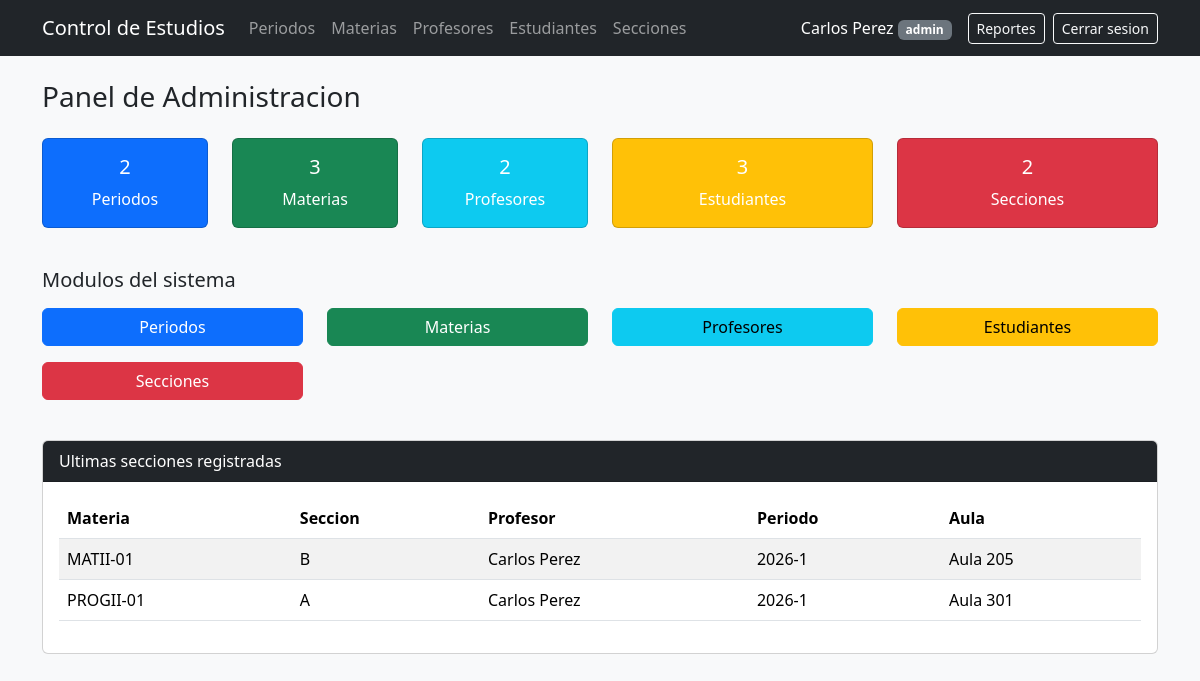
Page /dashboard/index (signed in) on the committed database.
### tables this page shows
CREATE TABLE secciones (
    id INT AUTO_INCREMENT PRIMARY KEY,
    materia_id INT NOT NULL,
    profesor_id INT NOT NULL,
    periodo_id INT NOT NULL,
    codigo_seccion VARCHAR(10) NOT NULL,
    aula VARCHAR(30) NULL,
    horario VARCHAR(100) NULL,
    created_at TIMESTAMP DEFAULT CURRENT_TIMESTAMP,
    CONSTRAINT fk_seccion_materia FOREIGN KEY (materia_id)
        REFERENCES materias(id) ON DELETE RESTRICT ON UPDATE CASCADE,
    CONSTRAINT fk_seccion_profesor FOREIGN KEY (profesor_id)
        REFERENCES profesores(id) ON DELETE RESTRICT ON UPDATE CASCADE,
    CONSTRAINT fk_seccion_periodo FOREIGN KEY (periodo_id)
        REFERENCES periodos(id) ON DELETE RESTRICT ON UPDATE CASCADE,
    CONSTRAINT uk_seccion_periodo UNIQUE (materia_id, periodo_id, codigo_seccion)
);

CREATE TABLE materias (
    id INT AUTO_INCREMENT PRIMARY KEY,
    codigo VARCHAR(20) NOT NULL UNIQUE,
    nombre VARCHAR(100) NOT NULL,
    creditos INT NOT NULL DEFAULT 3,
    descripcion TEXT NULL,
    created_at TIMESTAMP DEFAULT CURRENT_TIMESTAMP
);

CREATE TABLE periodos (
    id INT AUTO_INCREMENT PRIMARY KEY,
    nombre VARCHAR(20) NOT NULL UNIQUE,
    estado ENUM('activo', 'cerrado') NOT NULL DEFAULT 'activo',
    created_at TIMESTAMP DEFAULT CURRENT_TIMESTAMP
);

### app/Controllers/DashboardController.php (called while the page is built, shortened)
<?php
class DashboardController
{
    private Periodo $modelPeriodo;
    private Materia $modelMateria;
    private Profesor $modelProfesor;
    private Estudiante $modelEstudiante;
    private Seccion $modelSeccion;
    public function __construct()
    {
        $database = new Database();
        $this->modelPeriodo = new Periodo($database->getConnection());
        $this->modelMateria = new Materia($database->getConnection());
        $this->modelProfesor = new Profesor($database->getConnection());
        $this->modelEstudiante = new Estudiante($database->getConnection());
        $this->modelSeccion = new Seccion($database->getConnection());
    }
    public function index(): void
    {
        $rol = $_SESSION['rol'] ?? '';
        if ($rol === 'admin') {
            $periodos = $this->modelPeriodo->obtenerTodos();
            $materias = $this->modelMateria->obtenerTodos();
            $profesores = $this->modelProfesor->obtenerTodos();
            $estudiantes = $this->modelEstudiante->obtenerTodos();
            $secciones = $this->modelSeccion->obtenerTodos();
            $datos = [
                'rol' => $rol,
                'totalPeriodos' => count($periodos),
                'totalMaterias' => count($materias),
                'totalProfesores' => count($profesores),
                'totalEstudiantes' => count($estudiantes),
                'totalSecciones' => count($secciones),
                'periodos' => $periodos,
                'materias' => $materias,
                'profesores' => $profesores,
                'estudiantes' => $estudiantes,
                'secciones' => $secciones
            ];
        }
        require_once __DIR__ . '/../Views/dashboard/index.php';
    }
}

### public/index.php (called while the page is built, shortened)
<?php
$uriSolicitada = parse_url($_SERVER['REQUEST_URI'], PHP_URL_PATH);
$uriDecodificada = urldecode($uriSolicitada);
if (BASE_URL !== '/') {
    $rutaRelativa = str_replace(BASE_URL, '', $uriDecodificada);
} else {
    $rutaRelativa = $uriDecodificada;
}
$rutaRelativa = '/' . ltrim($rutaRelativa, '/');
$uriLimpia = trim($rutaRelativa, '/');
$segmentos = $uriLimpia !== '' ? explode('/', $uriLimpia) : [];
$actionR = $segmentos[1] ?? 'login';
$action = ctype_alnum($actionR) ? $actionR : null;
spl_autoload_register(function ($clase) {
    $prefijo = 'App\\';
    $dir_base = __DIR__ . '/../app/';
    $longitud = strlen($prefijo);
    $clase_relativa = substr($clase, $longitud);
    $archivo = $dir_base . str_replace('\\', '/', $clase_relativa) . '.php';
});
$instanciaControlador = new $nombreClaseControlador();
$instanciaControlador->$action();

### app/Config/Database.php (called while the page is built, shortened)
<?php
class Database
{
    private $host = '127.0.0.1';
    private $db   = 'controlEstudios';
    private $user = 'root';
    private $pass = '';
    private $charset = 'utf8mb4';
    private $pdo;
    private function connect()
    {
        $dsn = "mysql:host={$this->host};dbname={$this->db};charset={$this->charset}";
        $options = [
            PDO::ATTR_ERRMODE            => PDO::ERRMODE_EXCEPTION,
            PDO::ATTR_DEFAULT_FETCH_MODE => PDO::FETCH_ASSOC,
            PDO::ATTR_EMULATE_PREPARES   => false,
        ];
        try {
            $this->pdo = new PDO($dsn, $this->user, $this->pass, $options);
        } catch (PDOException $e) {
            throw new PDOException("Error de conexion: " . $e->getMessage(), (int)$e->getCode());
        }
    }
    public function getConnection()
    {
        return $this->pdo;
    }
}

### app/Models/Periodo.php (called while the page is built, shortened)
<?php
class Periodo
{
    private PDO $db;
    public function __construct(PDO $db)
    {
        $this->db = $db;
    }
    public function obtenerTodos(): array
    {
        $stmt = $this->db->query("
            SELECT *
            FROM periodos
            ORDER BY id DESC
        ");
        return $stmt->fetchAll(PDO::FETCH_ASSOC);
    }
}

### app/Models/Materia.php (called while the page is built, shortened)
<?php
class Materia
{
    private PDO $db;
    public function __construct(PDO $db)
    {
        $this->db = $db;
    }
    public function obtenerTodos(): array
    {
        $stmt = $this->db->query("
            SELECT *
            FROM materias
            ORDER BY id DESC
        ");
        return $stmt->fetchAll(PDO::FETCH_ASSOC);
    }
}

### app/Models/Profesor.php (called while the page is built, shortened)
<?php
class Profesor
{
    private PDO $db;
    public function __construct(PDO $db)
    {
        $this->db = $db;
    }
    public function obtenerTodos(): array
    {
        $stmt = $this->db->query("
            SELECT id, cedula, nombres, apellidos, fecha_nacimiento, genero,
                   direccion, telefono, correo, especialidad, rol,
                   TIMESTAMPDIFF(YEAR, fecha_nacimiento, CURDATE()) as edad
            FROM profesores
            ORDER BY id DESC
        ");
        return $stmt->fetchAll(PDO::FETCH_ASSOC);
    }
}

### app/Models/Estudiante.php (called while the page is built, shortened)
<?php
class Estudiante
{
    private PDO $db;
    public function __construct(PDO $db)
    {
        $this->db = $db;
    }
    public function obtenerTodos(): array
    {
        $stmt = $this->db->query("
            SELECT
                e.id,
                e.cedula,
                e.nombres,
                e.apellidos,
                e.fecha_nacimiento,
                TIMESTAMPDIFF(YEAR, e.fecha_nacimiento, CURDATE()) as edad,
                e.genero,
                e.direccion,
                e.telefono,
                e.correo,
                e.carrera,
                e.seccion_id,
                s.codigo_seccion,
                m.nombre as materia_nombre,
                m.codigo as materia_codigo
            FROM estudiantes e
            LEFT JOIN secciones s ON e.seccion_id = s.id
            LEFT JOIN materias m ON s.materia_id = m.id
            ORDER BY e.id DESC
        ");
        return $stmt->fetchAll(PDO::FETCH_ASSOC);
    }
}

### app/Models/Seccion.php (called while the page is built, shortened)
<?php
class Seccion
{
    private PDO $db;
    public function __construct(PDO $db)
    {
        $this->db = $db;
    }
    public function obtenerTodos(): array
    {
        $stmt = $this->db->query("
            SELECT
                s.id,
                s.codigo_seccion,
                s.aula,
                s.horario,
                m.id as materia_id,
                m.codigo as materia_codigo,
                m.nombre as materia_nombre,
                p.id as profesor_id,
                CONCAT(p.nombres, ' ', p.apellidos) as profesor_nombre,
                pe.id as periodo_id,
                pe.nombre as periodo_nombre
            FROM secciones s
            INNER JOIN materias m ON s.materia_id = m.id
            INNER JOIN profesores p ON s.profesor_id = p.id
            INNER JOIN periodos pe ON s.periodo_id = pe.id
            ORDER BY s.id DESC
        ");
        return $stmt->fetchAll(PDO::FETCH_ASSOC);
    }
}

### app/Views/dashboard/index.php (the view, shortened to what this page needs)
<?php
require __DIR__ . '/../partials/header.php';
?>
<body class="bg-light">
    <nav class="navbar navbar-expand-lg navbar-dark bg-dark">
        <div class="container">
            <a class="navbar-brand" href="<?= BASE_URL ?>dashboard/index">
                Control de Estudios
            </a>
            <div class="collapse navbar-collapse" id="menuPrincipal">
                <ul class="navbar-nav me-auto mb-2 mb-lg-0">
                    <?php if ($datos['rol'] === 'admin'): ?>
                        <li class="nav-item">
                            <a class="nav-link" href="<?= BASE_URL ?>periodo/index">Periodos</a>
                        </li>
                        <li class="nav-item">
                            <a class="nav-link" href="<?= BASE_URL ?>materia/index">Materias</a>
                        </li>
                        <li class="nav-item">
                            <a class="nav-link" href="<?= BASE_URL ?>profesor/index">Profesores</a>
                        </li>
                        <li class="nav-item">
                            <a class="nav-link" href="<?= BASE_URL ?>estudiante/index">Estudiantes</a>
                        </li>
                        <li class="nav-item">
                            <a class="nav-link" href="<?= BASE_URL ?>seccion/index">Secciones</a>
                        </li>
                    <?php endif; ?>
                </ul>
                <div class="d-flex align-items-center">
                    <span class="text-white me-3">
                        <?= htmlspecialchars($_SESSION['nombre'] ?? 'Usuario') ?>
                        <span class="badge bg-secondary"><?= htmlspecialchars($_SESSION['rol'] ?? '') ?></span>
                    </span>
                    <a href="<?= BASE_URL ?>reporte/index" class="btn btn-outline-light btn-sm me-2">
                        Reportes
                    </a>
                    <a href="<?= BASE_URL ?>auth/logout" class="btn btn-outline-light btn-sm">
                        Cerrar sesion
                    </a>
                </div>
            </div>
        </div>
    </nav>
    <div class="container mt-4">
        <?php if ($datos['rol'] === 'admin'): ?>
            <h3 class="mb-4">Panel de Administracion</h3>
            <div class="row mb-4">
                <div class="col-md-2 mb-3">
                    <div class="card text-white bg-primary">
                        <div class="card-body text-center">
                            <h5 class="card-title"><?= $datos['totalPeriodos'] ?></h5>
                            <p class="card-text mb-0">Periodos</p>
                        </div>
                    </div>
                </div>
                <div class="col-md-2 mb-3">
                    <div class="card text-white bg-success">
                        <div class="card-body text-center">
                            <h5 class="card-title"><?= $datos['totalMaterias'] ?></h5>
                            <p class="card-text mb-0">Materias</p>
                        </div>
                    </div>
                </div>
                <div class="col-md-2 mb-3">
                    <div class="card text-white bg-info">
                        <div class="card-body text-center">
                            <h5 class="card-title"><?= $datos['totalProfesores'] ?></h5>
                            <p class="card-text mb-0">Profesores</p>
                        </div>
                    </div>
                </div>
                <div class="col-md-3 mb-3">
                    <div class="card text-white bg-warning">
                        <div class="card-body text-center">
                            <h5 class="card-title"><?= $datos['totalEstudiantes'] ?></h5>
                            <p class="card-text mb-0">Estudiantes</p>
                        </div>
                    </div>
                </div>
                <div class="col-md-3 mb-3">
                    <div class="card text-white bg-danger">
                        <div class="card-body text-center">
                            <h5 class="card-title"><?= $datos['totalSecciones'] ?></h5>
                            <p class="card-text mb-0">Secciones</p>
                        </div>
                    </div>
                </div>
            </div>
            <h5 class="mb-3">Modulos del sistema</h5>
            <div class="row mb-4">
                <div class="col-md-3 mb-3">
                    <a href="<?= BASE_URL ?>periodo/index" class="btn btn-primary w-100">
                        Periodos
                    </a>
                </div>
                <div class="col-md-3 mb-3">
                    <a href="<?= BASE_URL ?>materia/index" class="btn btn-success w-100">
                        Materias
                    </a>
                </div>
                <div class="col-md-3 mb-3">
                    <a href="<?= BASE_URL ?>profesor/index" class="btn btn-info w-100">
                        Profesores
                    </a>
                </div>
                <div class="col-md-3 mb-3">
                    <a href="<?= BASE_URL ?>estudiante/index" class="btn btn-warning w-100">
                        Estudiantes
                    </a>
                </div>
                <div class="col-md-3 mb-3">
                    <a href="<?= BASE_URL ?>seccion/index" class="btn btn-danger w-100">
                        Secciones
                    </a>
                </div>
            </div>
            <div class="card">
                <div class="card-header bg-dark text-white">
                    Ultimas secciones registradas
                </div>
                <div class="card-body">
                    <div class="table-responsive">
                        <table class="table table-striped table-hover">
                            <thead>
                                <tr>
                                    <th>Materia</th>
                                    <th>Seccion</th>
                                    <th>Profesor</th>
                                    <th>Periodo</th>
                                    <th>Aula</th>
                                </tr>
                            </thead>
                            <tbody>
                                <?php if (empty($datos['secciones'])): ?>
                                    <tr>
                                        <td colspan="5" class="text-center text-muted">
                                            No hay secciones registradas
                                        </td>
                                    </tr>
                                <?php else: ?>
                                    <?php foreach (array_slice($datos['secciones'], 0, 5) as $seccion): ?>
                                        <tr>
                                            <td><?= htmlspecialchars($seccion['materia_codigo'] ?? '') ?></td>
                                            <td><?= htmlspecialchars($seccion['codigo_seccion'] ?? '') ?></td>
                                            <td><?= htmlspecialchars($seccion['profesor_nombre'] ?? '') ?></td>
                                            <td><?= htmlspecialchars($seccion['periodo_nombre'] ?? '') ?></td>
                                            <td><?= htmlspecialchars($aula = $seccion['aula'] ?? 'Sin asignar') ?></td>
                                        </tr>
                                    <?php endforeach; ?>
                                <?php endif; ?>
                            </tbody>
                        </table>
                    </div>
                </div>
            </div>
        <?php endif; ?>
    </div>
</body>
</html>

### rows in the picture
secciones: materia.codigo "MATII-01", codigo_seccion "B", profesor_nombre "Carlos Perez", periodo.nombre "2026-1", aula "Aula 205"
secciones: materia.codigo "PROGII-01", codigo_seccion "A", profesor_nombre "Carlos Perez", periodo.nombre "2026-1", aula "Aula 301"

### other values in the picture
$_SESSION['nombre'] "Carlos Perez"
$_SESSION['rol'] "admin"
$datos['totalPeriodos'] "2"
$datos['totalMaterias'] "3"
$datos['totalProfesores'] "2"
$datos['totalEstudiantes'] "3"
$datos['totalSecciones'] "2"
